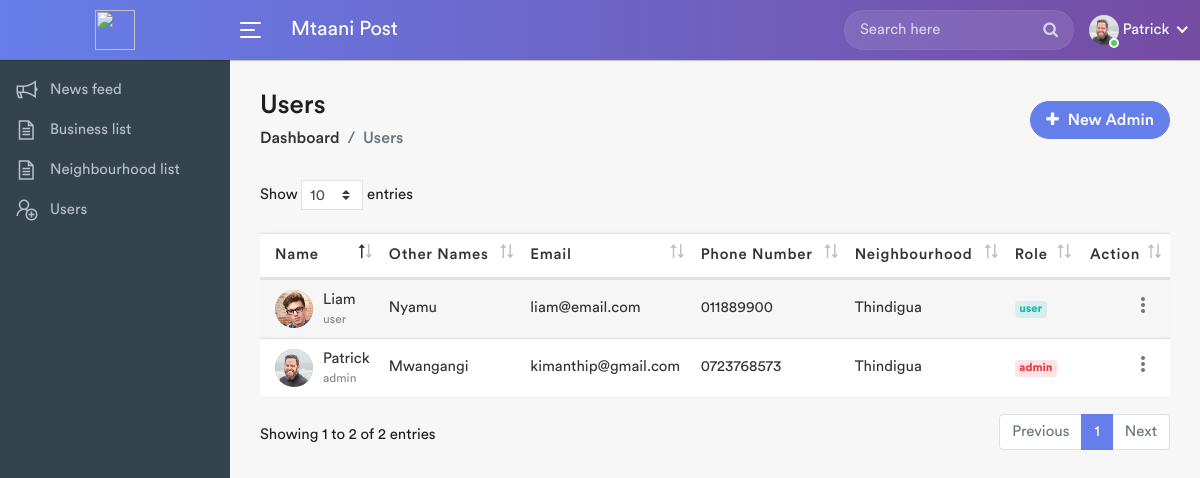
/users/ (signed in), run on the app's committed database.
### users/models.py (models this page shows, shortened)
class Profile(models.Model):
    SYSTEM_USERS = (
        ('user', 'User'),
        ('admin', 'Admin')
    )
    user = models.OneToOneField(
        User, on_delete=models.CASCADE, null=True, blank=True)
    first_name = models.CharField(max_length=200, null=True)
    other_name = models.CharField(max_length=200, null=True)
    email = models.EmailField(max_length=500, blank=True, null=True)
    phone_number = models.CharField(max_length=200, blank=True, null=True)
    username = models.CharField(max_length=200, blank=True, null=True)
    user_type =models.CharField(max_length=200, choices=SYSTEM_USERS, default='user',blank=True, null=True,)
    neighbourhood = models.ForeignKey(
        Neighbourhood, on_delete=models.SET_NULL, null=True)
    profile_image = models.ImageField(
        blank=True, null=True, upload_to='profiles/', default='profiles/user-default.png')
    created = models.DateTimeField(auto_now_add=True)
    id = models.UUIDField(default=uuid.uuid4, unique=True,
                          primary_key=True, editable=False)
    class Meta:
        ordering = ['created']

### neighbourhoods/models.py (models this page shows)
class Neighbourhood(models.Model):
    owner = models.ForeignKey(
        User, on_delete=models.CASCADE, null=True, blank=True)
    name = models.CharField(max_length=200, blank=True, null=True)
    location = models.CharField(max_length=200, blank=True, null=True)
    occupants_count = models.IntegerField(default=0, null=True, blank=True)
    created = models.DateTimeField(auto_now_add=True)
    id = models.UUIDField(default=uuid.uuid4, unique=True,
                          primary_key=True, editable=False)
    def __str__(self):
        return str(self.name)

### users/views.py (the view)
# urls.py: path('', include('users.urls')),
@login_required(login_url='login')
def users(request):
    form = ProfileForm()
    profiles = Profile.objects.all()
    return render(request, 'users/users.html', {'profiles':profiles, 'form':form})

### users/forms.py
class ProfileForm(ModelForm):
    class Meta:
        model = Profile
        fields = {'first_name','other_name', 'email', 'phone_number', 'username', 'user_type','neighbourhood', 'profile_image' }
    def __init__(self, *args, **kwargs):
        super(ProfileForm, self).__init__(*args, **kwargs)
        for name, field in self.fields.items():
            if name != 'profile_image':
                field.widget.attrs.update({'class': 'form-control'})
            else:
                field.widget.attrs.update({'class': 'upload'})

### users/templates/users/users.html (shortened to what this page needs)
{% extends 'base.html' %} {% block content %}
<div class="page-wrapper">
  <div class="content container-fluid">
    <div class="page-header">
      <div class="row align-items-center">
        <div class="col">
          <h3 class="page-title">Users</h3>
          <ul class="breadcrumb">
            <li class="breadcrumb-item"><a href="{% url 'home' %}">Dashboard</a></li>
            <li class="breadcrumb-item active">Users</li>
          </ul>
        </div>
        <div class="col-auto float-right ml-auto">
          <a
            href="#"
            class="btn add-btn"
            data-toggle="modal"
            data-target="#add_user"
            ><i class="fa fa-plus"></i> New Admin</a
          >
        </div>
      </div>
    </div>
    <div class="row">
      <div class="col-md-12">
        <div class="table-responsive">
          <table class="table table-striped custom-table datatable" id="users_table">
            <thead>
              <tr>
                <th>Name</th>
                <th>Other Names</th>
                <th>Email</th>
                <th>Phone Number</th>
                <th>Neighbourhood</th>
                <th>Role</th>
                <th class="text-right">Action</th>
              </tr>
            </thead>
            <tbody>
              {% for profile in profiles %}
              <tr>
                <td>
                  <h2 class="table-avatar">
                    <a href="profile.html" class="avatar"
                      ><img src="{{profile.profile_image.url}}" alt=""
                    /></a>
                    <a href="profile.html"
                      >{{profile.first_name}}
                      <span>{{profile.user_type}}</span></a
                    >
                  </h2>
                </td>
                <td>{{profile.other_name}}</td>
                <td>{{profile.email}}</td>
                <td>{{profile.phone_number}}</td>
                <td>{{profile.neighbourhood}}</td>
                <td>
                  {% if profile.user_type == 'admin' %}
                  <span class="badge bg-inverse-danger">
                  {% else %}
                  <span class="badge bg-inverse-info">
                  {% endif %}
                    {{profile.user_type}}</span
                  Client</span>
                </td>
                <td class="text-right">
                  <div class="dropdown dropdown-action">
                    <a
                      href="#"
                      class="action-icon dropdown-toggle"
                      data-toggle="dropdown"
                      aria-expanded="false"
                      ><i class="material-icons">more_vert</i></a
                    >
                  </div>
                </td>
              </tr>
              {% endfor %}
            </tbody>
          </table>
        </div>
      </div>
    </div>
  </div>
</div>
{% endblock content %}

### templates/base.html (shortened to what this page needs)
<!DOCTYPE html>
{% load static %}
<html lang="en">
  <head>
    <link rel="stylesheet" href="{% static 'assets/css/bootstrap.min.css'%}" />
    <link
      rel="stylesheet"
      href="{% static 'assets/css/font-awesome.min.css'%}"
    />
    <link
      rel="stylesheet"
      href="{% static 'assets/css/line-awesome.min.css'%}"
    />
    <link
      rel="stylesheet"
      href="{% static 'assets/css/dataTables.bootstrap4.min.css'%}"
    />
    <link rel="stylesheet" href="{% static 'assets/css/select2.min.css'%}" />
    <link
      rel="stylesheet"
      href="{% static 'assets/css/bootstrap-datetimepicker.min.css'%}"
    />
    <link rel="stylesheet" href="{% static 'assets/css/style.css'%}" />
  </head>
  <body>
    <div class="main-wrapper">
      {% if request.user.is_authenticated %} {% include 'sidebar.html' %}
      {%include 'header.html'%} {%endif%}
      {% block content %}{% endblock content %}
    </div>
  </body>
</html>

### templates/sidebar.html
<div class="sidebar" id="sidebar">
  <div class="sidebar-inner slimscroll">
    <div id="sidebar-menu" class="sidebar-menu">
      <ul>
        <li>
          <a href="{% url 'home' %}"
            ><i class="la la-bullhorn"></i> <span>News feed</span></a
          >
        </li>
        <li>
          <a href="{% url 'business-list' %}"
            ><i class="la la-file-text"></i> <span>Business list</span></a
          >
        </li>
        <li>
          <a href="{% url 'neighbourhood-list' %}"
            ><i class="la la-file-text"></i> <span>Neighbourhood list</span></a
          >
        </li>
        <li>
          <a href="{% url 'users' %}"
            ><i class="la la-user-plus"></i> <span>Users</span></a
          >
        </li>
      </ul>
    </div>
  </div>
</div>

### templates/header.html (shortened to what this page needs)
{% load static %}
<div class="header">
  <div class="header-left">
    <a href="index.html" class="logo">
      <img src="assets/img/logo.png" width="40" height="40" alt="" />
    </a>
  </div>
  <a id="toggle_btn" href="javascript:void(0);">
    <span class="bar-icon">
      <span></span>
      <span></span>
      <span></span>
    </span>
  </a>
  <div class="page-title-box">
    <h3>Mtaani Post</h3>
  </div>
  <ul class="nav user-menu">
    <li class="nav-item">
      <div class="top-nav-search">
        <form action="search.html">
          <input class="form-control" type="text" placeholder="Search here" />
          <button class="btn" type="submit">
            <i class="fa fa-search"></i>
          </button>
        </form>
      </div>
    </li>
    <li class="nav-item dropdown has-arrow main-drop">
      <a href="#" class="dropdown-toggle nav-link" data-toggle="dropdown">
        <span class="user-img"
          ><img src="{{user.profile.profile_image.url}}" alt="" />
          <span class="status online"></span
        ></span>
        <span>{{user.profile.first_name}}</span>
      </a>
    </li>
  </ul>
</div>

### data on the page
Profile: profile_image (picture), first_name "Patrick", user_type "admin", other_name "Mwangangi", email "kimanthip@gmail.com", phone_number "0723768573", neighbourhood "Thindigua"
Profile: profile_image (picture), first_name "Liam", user_type "user", other_name "Nyamu", email "liam@email.com", phone_number "011889900", neighbourhood "Thindigua"

### other printed values
{{ user.profile.first_name }} "Patrick"
